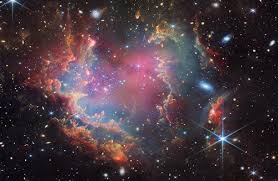
#> input picture week_2/img/galaxy.jpeg, 278 x 181 px
$ jupyter execute practice-5.ipynb
#> lines starting #> are read from the running program, lines starting #| are printed output that depends on the picture
[cell 1]
#Import the necessary libraries
import cv2
import matplotlib.pyplot as plt
import numpy as np

# Load the image
image = cv2.imread('img/galaxy.jpeg')
#> image is the input picture: shape (181, 278, 3); mean B, G, R 63.9, 56.7, 73.1

# Plot the original image
plt.subplot(1, 2, 1)
plt.title("Original")
plt.imshow(image)

# Remove noise using a median filter
filtered_image = cv2.medianBlur(image, 5)
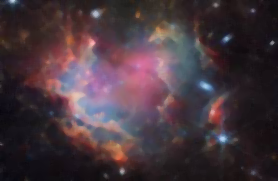
#> filtered_image: shape (181, 278, 3); mean B, G, R 61.6, 54.4, 70.8

# Save the image
cv2.imwrite('img/Median-Blur.jpg', filtered_image)

# Plot the sharpened image
plt.subplot(1, 2, 2)
plt.title("Median Blur")
plt.imshow(filtered_image)
plt.show()
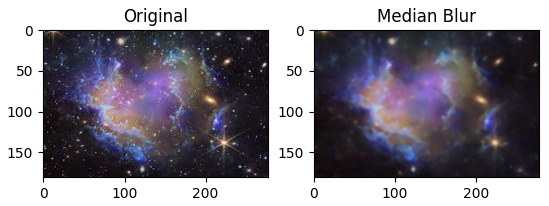
#> figure drawn by matplotlib, 2 panels; B, G, R data is drawn as R, G, B

$ run again, with week_2/img/skyline.jpeg copied over week_2/img/galaxy.jpeg
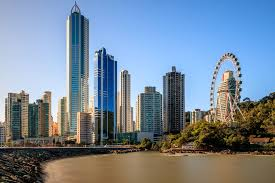
#> input picture week_2/img/skyline.jpeg, 275 x 183 px
#> image is the input picture: shape (183, 275, 3); mean B, G, R 152.2, 135.3, 118.9
#> `filtered_image = cv2.medianBlur(image, 5)`:
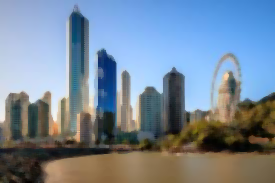
#> filtered_image: shape (183, 275, 3); mean B, G, R 152.2, 135.2, 118.7
#> `plt.show()`:
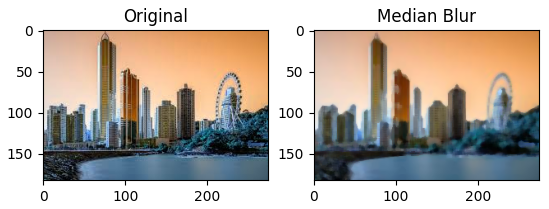
#> figure drawn by matplotlib, 2 panels; B, G, R data is drawn as R, G, B
